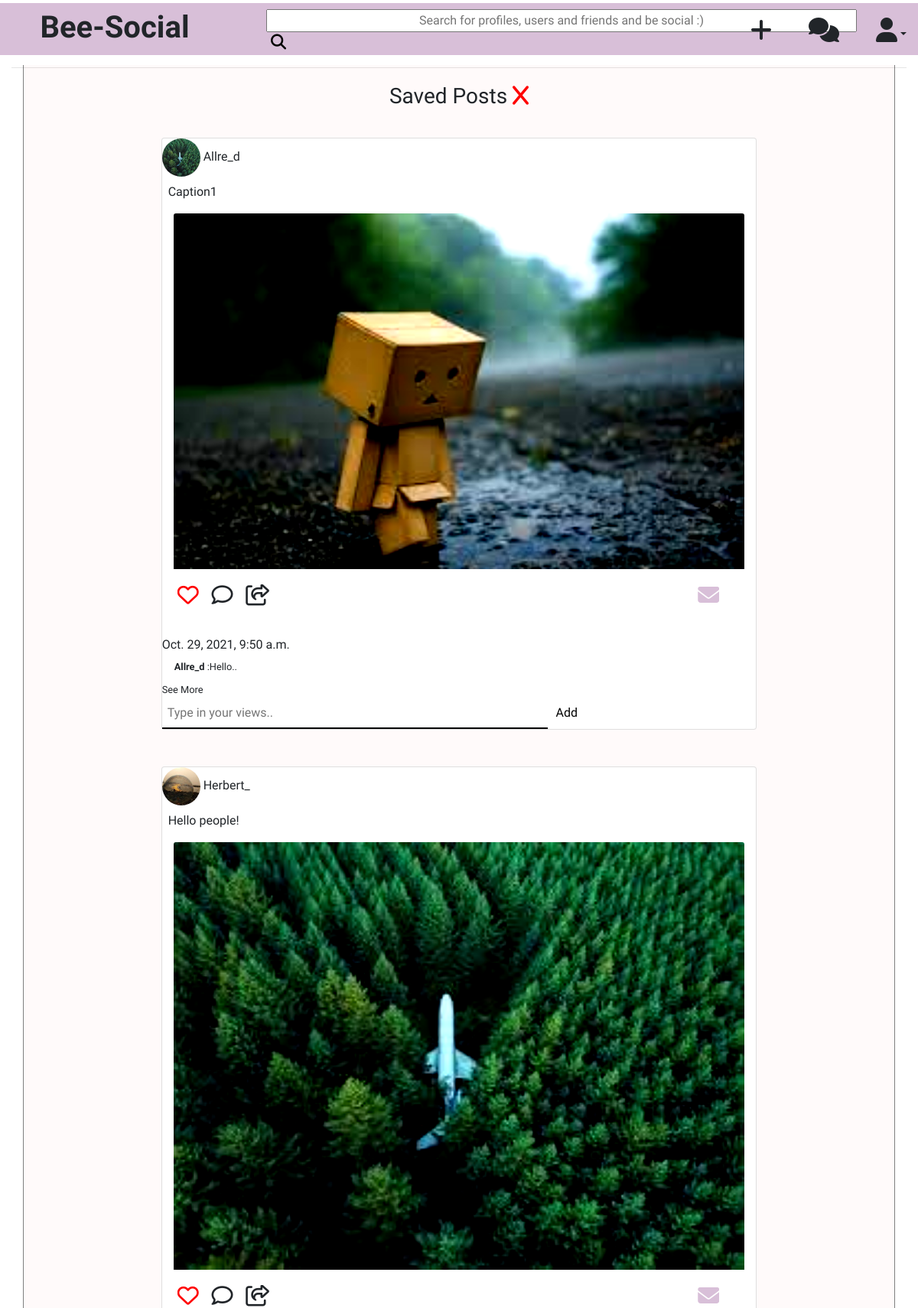
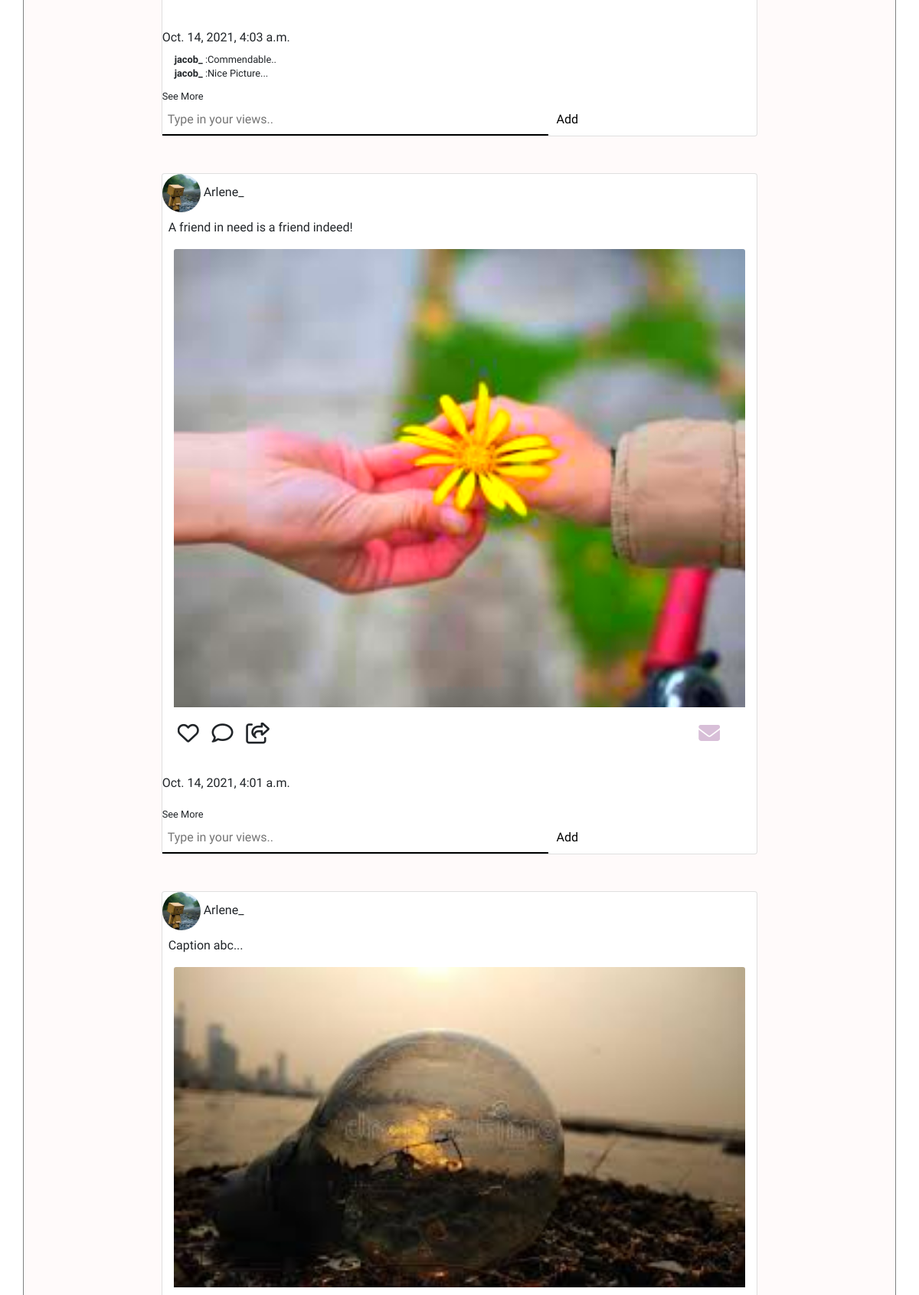
The page /social/savedlist16/ (upper part) on the database its author committed (2 pictures, top to bottom).
### Social/models.py (models this page shows, shortened)
class Post(models.Model):
	caption=models.CharField(max_length=2000)
	image=models.ImageField(blank=True,upload_to='images/')
	time=models.DateTimeField()
	profile=models.ForeignKey(Profile,on_delete=models.CASCADE)
	comments=models.ManyToManyField('Comment',blank=True)
	filterNum=models.IntegerField(blank=True,null=True)
	likes=models.IntegerField(blank=True,null=True,default=0)
	pLiked=models.ManyToManyField(User,null=True,blank=True)

class Profile(models.Model):
	pimage=models.ImageField(blank=True,null=True,default='user.png',upload_to='images/')
	user=models.OneToOneField(User,on_delete=models.CASCADE)
	bio=models.CharField(max_length=200)
	followers=models.ManyToManyField('self',null=True,blank=True,related_name='f1',symmetrical=False)
	following=models.ManyToManyField('self',null=True,blank=True,related_name='f2',symmetrical=False)

class Comment(models.Model):
	user=models.ForeignKey(User,on_delete=models.CASCADE, blank=True,null=True)
	comment=models.CharField(max_length=100)
	time=models.DateTimeField(auto_now_add=True)

### Social/views.py (the view)
# urls.py: path('savedlist<pk>/',views.savedimglistview,name='savedimglist'),
def savedimglistview(request,pk):
	profile=Profile.objects.get(pk=pk)
	user=profile.user
	saved_obj,created=Saved.objects.get_or_create(user=user)
	print(saved_obj)
	return render(request,'savedimglist.html',{'saved_obj':saved_obj,'profile':profile})

### Social/templates/savedimglist.html (shortened to what this page needs)
{% extends 'base.html' %}
{% block content%}
<div class='container-fluid fix'>
	<div class='row pt-2 pb-1 warning'>
		<div class='col-sm-3 d-flex justify-content-center'>
			<h1><a href="{% url 'Social:index'%}"><b>Bee-Social</b></a></h1>
		</div>
		<div class='pl-5 col-sm-6 d-flex align-items-center'>
			<form id='search'>
				<input class='text-center'type="text" name="search" size=80 placeholder='Search for profiles, users and friends and be social :)'>
				<button class='submit'><i class="fas fa-search fa-lg"></i></button>
			</form>
		</div>
		<div class='col-sm-3 d-flex justify-content-end align-items-center'>
			<a href="#popup1"><i class="fa fa-plus fa-2x pr-5" aria-hidden="true"></i></a>
			<a href=""><i class="fas fa-comments fa-2x pr-5"></i></a>
			<div class='dropdown'>
				<a class='dropdown-toggle' id='dropdownMenuLink' data-toggle='dropdown' ><i class="fa fa-user fa-2x drop-down" aria-hidden="true"></i></a>
			</div>
		</div>
	</div>
	<hr>
</div>
<div class='container main padding-row' style="background-color: snow;">
	<div class='row'>
		<div class='col'>
			<div class='row justify-content-center pt-4 pb-4'>
				<h3>Saved Posts <i class="fas fa-heart fa-x" style="color: red;"></i>
</h3>
			</div>
			<div class='row posts break' >
		<div class='col-sm-2'></div>
		<div class='col-sm-8'>
			{% for post in saved_obj.savedpost.all reversed%}
			<div class='row d-flex card bg-white' id='{{post.pk}}' >
				<h6> <img src='{{post.profile.pimage.url}}' class='round' alt='problem' height="40px" weight='40px'> <a href="">{{post.profile.user.username}}</a></h6>
				<p class='card-text pl-2'> {{post.caption}}</p>
				<div class='container'>
					{% if post.filterNum == 4 %}
					<img ondblclick="like({{post.pk}})" style="filter:saturate(3)" class='card-img-top' src='{{post.image.url}}' alt='Problem' max-width="100" max-height='100'>{% endif%}
					{% if post.filterNum == 6 %}
					<img ondblclick="like({{post.pk}})" style="filter:contrast(150%)" class='card-img-top' src='{{post.image.url}}' alt='Problem' max-width="100" max-height='100'>{% endif%}
					{% if post.filterNum == 9 %}
					<img ondblclick="like({{post.pk}})" style="filter:brightness(100%)" class='card-img-top' src='{{post.image.url}}' alt='Problem' max-width="100" max-height='100'>
					{% endif%}
				</div>
				<div class='card-body likecommentshare d-flex'>
					{% if profile.user in post.pLiked.all%}
					<pre><i onclick="like({{post.pk}})" class=" red far fa-heart fa-2x" id="heart{{post.pk}}"></i>  <i onclick="commentfocus({{post.pk}})" class="far fa-comment fa-2x"></i>  <i class="far fa-share-square fa-2x"></i>                                                 			 <div id='save' style="display: inline;">{% if post in saved_obj.savedpost.all %}<i onclick="saved({{post.pk}})" id="{{post.pk}}s" class="pointer saved fas fa-envelope fa-2x"></i>{% else%}<i id='{{post.pk}}s' onclick="saved({{post.pk}})" class="far fa-envelope-open pointer fa-2x align-self-end"></i>{% endif%}</div></pre>
					{% else %}
					<pre><i onclick="like({{post.pk}})" class="far fa-heart fa-2x" id="heart{{post.pk}}"></i>  <i onclick="commentfocus({{post.pk}})" class="far fa-comment fa-2x"></i>  <i class="far fa-share-square fa-2x"></i>                                                 			 <div id='save' style="display: inline;">{% if post in saved_obj.savedpost.all %}<i onclick="saved({{post.pk}})"  id='{{post.pk}}s' class="pointer saved fas fa-envelope fa-2x"></i>{% else%}<i id='{{post.pk}}s' onclick="saved({{post.pk}})" class="far fa-envelope-open pointer fa-2x align-self-end"></i>{% endif%}</div></pre>
					{% endif%}
				</div>
				<p>{{post.time}}</p>
				<div class='comments pl-3'>
				{% if post.comments%}
					{% for comment in post.comments.all reversed%}
					{% if forloop.counter < 3 %}
					<small><p><b><a href='#'>{{comment.user}}</a></b>
					:{{comment.comment}}</p></small>
					{% endif %}
					{% endfor%}
				{% endif%}
				</div>
					<div class='readmore'>
						<small><a href="{% url 'Social:seemore' pk=post.pk %}">See More</a></small>
					</div>
					<form method="POST" action="{% url 'Social:add_comment' pk=post.pk %}">
						<input id="comments{{post.pk}}" class='inputcomment' type="text" name="comment" placeholder="Type in your views..">
						<button class='commentbutton' type="submit">Add</button>
					</form>
			</div>
			<br>
			<br>
			{% endfor%}
		</div>
		<div class='col-sm-2'></div>
	</div>
	</div>
	</div>
</div>
{% endblock %}

### Social/templates/base.html (style rules this page uses)
body { font-family: 'ABeeZee', sans-serif; }
.warning { background-color:#D8BFD8; }

### Social/templates/savedimglist.html (style rules this page uses)
body { overflow: auto; }
button { background-color: Transparent; background-repeat:no-repeat; border: none; cursor:pointer; overflow: hidden; outline:none; }
a:link { text-decoration: none; }
.pointer { cursor: pointer; }
.fix { position:fixed; top: 0 ; width:100%; margin-bottom: 0%; z-index: 2; }
a { color: inherit; }
.break { padding-top: 5px; }
.main { min-height: 50vh; z-index: 1; border-left: 1px solid grey; border-right: 1px solid grey; padding: 0px; }
.padding-row { margin-top: 85px; }
.round { width:50px; height:50px; object-fit:cover; border-radius:50%; }
.comments { line-height: 2px; }
.inputcomment { width: 65%; border: none; border-bottom: 2px solid black; padding: 7px; }
.commentbutton { height:20px; }
.red { color: red; }
.saved { color: #D8BFD8; }
.fa-heart { cursor: pointer; }
.fa-comment { cursor: pointer; }
.fa-share-square { cursor: pointer; }

### rows shown on the page
Post: profile.pimage (picture), profile.user.username "Allre_d", caption "Caption1", image (picture), time "Oct. 29, 2021, 9:50 a.m."
Comment: user "Allre_d", comment "Hello.."
Post: profile.pimage (picture), profile.user.username "Herbert_", caption "Hello people!", image (picture), time "Oct. 14, 2021, 4:03 a.m."
Comment: user "jacob_", comment "Commendable.."
Comment: user "jacob_", comment "Nice Picture..."
Post: profile.pimage (picture), profile.user.username "Arlene_", caption "A friend in need is a friend indeed!", image (picture), time "Oct. 14, 2021, 4:01 a.m."
Post: profile.pimage (picture), profile.user.username "Arlene_", caption "Caption abc...", image (picture)
